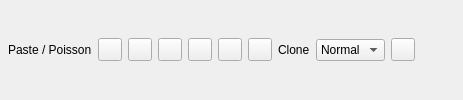
      <widget class="QWidget" name="pageOptionsPaste"><layout class="QHBoxLayout" name="layoutOptionsPaste"><property name="leftMargin"><number>8</number></property><property name="topMargin"><number>4</number></property><property name="rightMargin"><number>8</number></property><property name="bottomMargin"><number>4</number></property><item><widget class="QLabel" name="labelOptionsPaste"><property name="text"><string>Paste / Poisson</string></property></widget></item><item><widget class="QToolButton" name="optionsRotateLeft"/></item><item><widget class="QToolButton" name="optionsRotateRight"/></item><item><widget class="QToolButton" name="optionsScaleDown"/></item><item><widget class="QToolButton" name="optionsScaleUp"/></item><item><widget class="QToolButton" name="optionsResetTransform"/></item><item><widget class="QToolButton" name="optionsConfirmPaste"/></item><item><widget class="QLabel" name="labelOptionsPoissonMode"><property name="text"><string>Clone</string></property></widget></item><item><widget class="QComboBox" name="optionsPoissonMode"><item><property name="text"><string>Normal</string></property></item><item><property name="text"><string>Mixed</string></property></item></widget></item><item><widget class="QToolButton" name="optionsApplyPoisson"/></item><item><spacer name="spacerOptionsPaste"><property name="orientation"><enum>Qt::Horizontal</enum></property><property name="sizeHint" stdset="0"><size><width>40</width><height>20</height></size></property></spacer></item></layout></widget>
